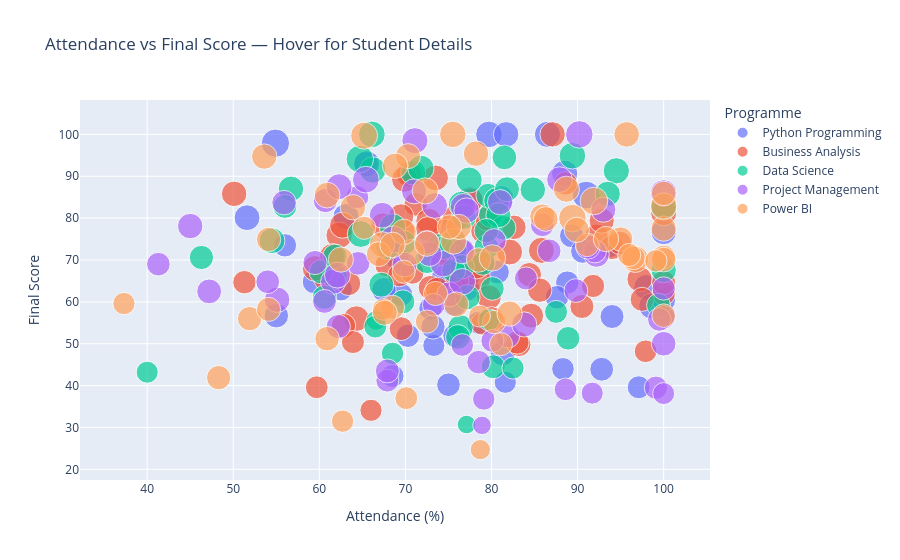

The cell this chart's notebook holds for it:
### Code cell
# ── INTERACTIVE SCATTER: Student Attendance vs Final Score ────────────────────
# Option B - Remove the trendline (No install needed)
# If you don't want to install anything, replace trendline='ols' with nothing
fig = px.scatter(students, x='Attendance_Pct', y='Final_Score',
                 color='Programme', size='Total_Score',
                 hover_data=['Student_ID','Grade','Completion_Status'],
                 title='Attendance vs Final Score — Hover for Student Details',
                 labels={'Attendance_Pct':'Attendance (%)','Final_Score':'Final Score'})
fig.show()

### Figure 1 — Plotly figure (JSON) as saved in the notebook; plotly's stock layout.template omitted (floating-point values rounded to 4 significant figures; data arrays with more than 128 entries replaced by an {"elided": "..."} marker saying what was removed)
{"data": [{"customdata": {"elided": "54x3 str values"}, "hovertemplate": "Programme=Python Programming<br>Attendance (%)=%{x}<br>Final Score=%{y}<br>Total_Score=%{marker.size}<br>Student_ID=%{customdata[0]}<br>Grade=%{customdata[1]}<br>Completion_Status=%{customdata[2]}<extra></extra>", "legendgroup": "Python Programming", "marker": {"color": "#636efa", "size": [63.1, 63.4, 78.2, 62.3, 73.3, 77.1, 88.1, 63.4, 71.1, 79.9, 73.4, 66.0, 53.5, 62.6, 71.4, 75.7, 61.2, 62.2, 64.0, 64.4, 69.3, 78.1, 62.9, 60.2, 65.8, 56.1, 78.9, 73.9, 76.0, 65.5, 59.7, 61.6, 65.2, 61.3, 58.2, 90.8, 77.5, 60.5, 62.1, 60.6, 70.9, 55.7, 68.2, 66.9, 64.4, 59.9, 60.9, 70.0, 68.1, 75.9, 74.1, 62.9, 67.0, 77.4], "sizemode": "area", "sizeref": 0.227, "symbol": "circle"}, "mode": "markers", "name": "Python Programming", "orientation": "v", "showlegend": true, "type": "scatter", "x": [100.0, 75.0, 77.1, 70.3, 100.0, 63.1, 91.0, 80.7, 81.3, 79.7, 98.0, 89.3, 93.8, 75.7, 74.6, 98.6, 72.9, 88.8, 75.7, 92.8, 75.4, 88.5, 69.1, 74.1, 77.4, 81.6, 77.5, 74.5, 81.1, 94.0, 76.6, 69.5, 59.4, 62.5, 88.3, 54.9, 86.5, 68.5, 56.0, 61.6, 79.0, 73.3, 55.0, 90.6, 100.0, 97.1, 78.5, 65.4, 67.5, 51.6, 81.7, 87.6, 73.2, 65.5], "xaxis": "x", "y": [57.0, 40.2, 63.3, 51.9, 76.7, 80.4, 85.5, 67.1, 47.7, 100.0, 63.5, 75.8, 73.2, 51.9, 63.7, 59.0, 58.4, 64.6, 59.3, 43.9, 70.9, 90.7, 70.3, 62.4, 66.6, 40.8, 84.4, 65.9, 84.7, 56.5, 72.1, 61.7, 64.8, 63.0, 44.0, 97.9, 100.0, 42.3, 73.5, 70.7, 69.6, 49.6, 56.7, 72.1, 60.4, 39.6, 55.0, 92.9, 62.9, 80.1, 100.0, 61.1, 54.0, 93.0], "yaxis": "y"}, {"customdata": {"elided": "63x3 str values"}, "hovertemplate": "Programme=Business Analysis<br>Attendance (%)=%{x}<br>Final Score=%{y}<br>Total_Score=%{marker.size}<br>Student_ID=%{customdata[0]}<br>Grade=%{customdata[1]}<br>Completion_Status=%{customdata[2]}<extra></extra>", "legendgroup": "Business Analysis", "marker": {"color": "#EF553B", "size": [75.6, 79.1, 71.8, 61.3, 61.1, 63.5, 68.3, 74.9, 66.7, 73.1, 75.0, 68.2, 74.8, 68.0, 59.0, 78.4, 56.1, 63.2, 77.3, 73.5, 62.3, 74.7, 77.1, 58.4, 67.9, 63.3, 75.6, 69.4, 65.1, 61.7, 75.2, 64.2, 67.1, 61.3, 59.1, 65.8, 66.0, 77.3, 78.9, 68.0, 71.3, 73.1, 77.9, 64.7, 62.7, 62.3, 71.0, 72.4, 66.7, 70.3, 69.2, 74.7, 67.9, 73.8, 60.5, 76.5, 72.7, 69.3, 62.2, 69.1, 70.4, 65.8, 67.0], "sizemode": "area", "sizeref": 0.227, "symbol": "circle"}, "mode": "markers", "name": "Business Analysis", "orientation": "v", "showlegend": true, "type": "scatter", "x": [78.4, 62.3, 74.1, 92.2, 67.8, 100.0, 77.6, 60.8, 94.0, 97.2, 70.4, 82.6, 59.5, 72.9, 78.9, 79.1, 66.0, 88.6, 85.8, 87.1, 69.3, 64.3, 62.7, 97.9, 62.8, 76.0, 73.5, 79.7, 83.2, 70.8, 69.6, 71.2, 84.4, 91.8, 59.7, 90.5, 73.7, 69.9, 75.8, 78.3, 100.0, 61.5, 100.0, 69.5, 51.3, 83.0, 84.6, 92.8, 100.0, 67.4, 74.7, 72.7, 85.6, 50.1, 63.9, 82.1, 69.5, 80.0, 94.9, 72.6, 79.5, 97.5, 63.4], "xaxis": "x", "y": [65.6, 75.9, 71.6, 75.8, 68.8, 62.0, 84.3, 65.6, 73.0, 65.4, 90.5, 77.8, 68.0, 63.4, 54.8, 77.0, 34.1, 88.3, 72.3, 100.0, 66.4, 56.0, 78.3, 48.2, 54.3, 65.0, 89.6, 61.1, 49.8, 67.0, 76.9, 83.3, 66.5, 63.8, 39.6, 58.9, 63.0, 89.3, 80.0, 68.4, 82.9, 70.9, 81.3, 53.6, 64.7, 50.3, 56.7, 79.4, 64.6, 78.3, 76.8, 79.3, 62.8, 85.8, 50.4, 71.9, 80.4, 55.9, 74.1, 77.4, 79.9, 60.6, 64.4], "yaxis": "y"}, {"customdata": {"elided": "60x3 str values"}, "hovertemplate": "Programme=Data Science<br>Attendance (%)=%{x}<br>Final Score=%{y}<br>Total_Score=%{marker.size}<br>Student_ID=%{customdata[0]}<br>Grade=%{customdata[1]}<br>Completion_Status=%{customdata[2]}<extra></extra>", "legendgroup": "Data Science", "marker": {"color": "#00cc96", "size": [55.3, 78.5, 45.8, 73.1, 73.6, 70.7, 81.4, 69.2, 72.9, 76.8, 62.3, 73.0, 72.0, 79.8, 65.9, 67.4, 75.9, 75.6, 80.7, 67.7, 69.5, 65.4, 55.2, 73.9, 72.8, 55.8, 67.4, 86.0, 74.3, 65.2, 62.0, 60.0, 76.0, 63.9, 62.4, 77.5, 69.5, 74.0, 80.9, 70.7, 65.1, 71.9, 67.0, 67.6, 65.7, 70.8, 65.1, 67.1, 63.3, 64.6, 59.8, 70.1, 78.5, 80.5, 57.1, 63.0, 70.2, 39.3, 67.9, 65.6], "sizemode": "area", "sizeref": 0.227, "symbol": "circle"}, "mode": "markers", "name": "Data Science", "orientation": "v", "showlegend": true, "type": "scatter", "x": [79.7, 94.5, 66.6, 76.4, 61.8, 67.2, 64.8, 81.5, 100.0, 76.5, 73.9, 77.2, 70.9, 66.2, 60.2, 61.8, 54.5, 100.0, 68.5, 79.9, 79.4, 80.2, 40.0, 84.8, 93.5, 82.5, 79.6, 64.7, 72.5, 75.6, 75.8, 87.5, 80.6, 80.1, 74.4, 77.4, 81.4, 56.7, 66.1, 76.8, 79.0, 80.8, 46.3, 60.6, 69.7, 81.8, 56.0, 76.6, 88.9, 99.4, 66.5, 76.1, 71.8, 89.4, 68.5, 67.9, 69.8, 77.1, 79.4, 75.6], "xaxis": "x", "y": [55.7, 91.3, 55.6, 53.9, 66.0, 64.1, 76.2, 94.5, 67.6, 83.3, 73.5, 61.1, 90.9, 91.5, 67.2, 70.9, 74.6, 82.6, 77.9, 80.7, 73.0, 44.5, 43.2, 86.8, 85.8, 44.2, 85.4, 94.1, 69.8, 74.6, 72.3, 57.6, 84.2, 63.2, 72.9, 89.1, 77.7, 87.0, 100.0, 80.3, 69.2, 80.7, 70.6, 61.1, 60.0, 86.9, 82.8, 68.4, 51.3, 59.2, 54.1, 51.6, 91.9, 94.9, 47.7, 72.9, 74.1, 30.7, 77.0, 67.5], "yaxis": "y"}, {"customdata": {"elided": "61x3 str values"}, "hovertemplate": "Programme=Project Management<br>Attendance (%)=%{x}<br>Final Score=%{y}<br>Total_Score=%{marker.size}<br>Student_ID=%{customdata[0]}<br>Grade=%{customdata[1]}<br>Completion_Status=%{customdata[2]}<extra></extra>", "legendgroup": "Project Management", "marker": {"color": "#ab63fa", "size": [84.9, 68.2, 79.9, 66.8, 72.6, 75.5, 63.8, 62.1, 63.3, 86.0, 73.8, 74.9, 71.0, 64.6, 75.2, 70.0, 63.6, 75.7, 72.2, 57.0, 71.3, 66.7, 72.0, 73.6, 77.2, 80.1, 62.0, 63.4, 39.0, 73.6, 70.0, 59.9, 61.4, 73.4, 72.2, 55.3, 60.6, 58.3, 69.0, 78.3, 69.2, 60.5, 59.9, 58.8, 66.6, 71.1, 65.2, 64.2, 63.8, 62.1, 66.8, 81.1, 66.4, 58.3, 76.6, 54.8, 64.6, 76.4, 63.3, 63.2, 64.3], "sizemode": "area", "sizeref": 0.227, "symbol": "circle"}, "mode": "markers", "name": "Project Management", "orientation": "v", "showlegend": true, "type": "scatter", "x": [68.6, 55.9, 100.0, 60.7, 81.0, 73.4, 81.9, 100.0, 64.5, 90.2, 55.1, 87.9, 71.0, 89.8, 67.3, 69.9, 85.9, 76.7, 61.6, 79.1, 75.1, 80.3, 83.8, 92.2, 71.1, 76.6, 92.0, 41.3, 78.9, 45.0, 47.2, 67.9, 99.1, 77.1, 76.6, 91.7, 64.4, 76.6, 100.0, 74.4, 72.8, 84.0, 80.1, 73.3, 62.2, 93.0, 67.9, 54.0, 86.7, 100.0, 91.2, 65.4, 59.5, 88.6, 62.3, 100.0, 60.6, 62.1, 99.5, 78.5, 72.5], "xaxis": "x", "y": [74.9, 83.7, 86.0, 84.2, 83.8, 83.0, 51.8, 56.3, 69.2, 100.0, 60.5, 89.2, 86.4, 62.7, 80.7, 68.9, 78.4, 82.8, 64.8, 36.8, 61.8, 74.6, 54.6, 71.3, 98.5, 64.8, 72.1, 69.0, 30.5, 78.1, 62.5, 41.2, 39.5, 81.8, 72.1, 38.2, 85.0, 49.7, 50.0, 69.1, 71.4, 65.6, 50.7, 59.3, 54.1, 82.0, 43.5, 64.8, 72.2, 63.2, 73.1, 89.2, 69.4, 39.1, 87.5, 38.1, 60.1, 66.4, 55.8, 45.6, 74.2], "yaxis": "y"}, {"customdata": {"elided": "62x3 str values"}, "hovertemplate": "Programme=Power BI<br>Attendance (%)=%{x}<br>Final Score=%{y}<br>Total_Score=%{marker.size}<br>Student_ID=%{customdata[0]}<br>Grade=%{customdata[1]}<br>Completion_Status=%{customdata[2]}<extra></extra>", "legendgroup": "Power BI", "marker": {"color": "#FFA15A", "size": [77.9, 86.8, 72.9, 68.4, 60.4, 73.8, 61.6, 77.6, 61.3, 77.8, 46.7, 79.7, 62.3, 77.9, 82.7, 75.6, 86.6, 56.7, 67.7, 66.4, 60.4, 63.6, 64.9, 80.4, 72.1, 75.1, 62.7, 74.4, 67.4, 70.9, 63.2, 67.3, 69.3, 73.7, 71.5, 73.2, 70.6, 67.9, 66.2, 72.7, 66.5, 73.1, 79.4, 79.4, 60.3, 72.9, 56.6, 71.4, 53.2, 56.3, 69.4, 68.5, 73.5, 67.0, 54.6, 72.2, 73.4, 59.5, 74.0, 71.3, 68.4, 72.9], "sizemode": "area", "sizeref": 0.227, "symbol": "circle"}, "mode": "markers", "name": "Power BI", "orientation": "v", "showlegend": true, "type": "scatter", "x": [70.7, 91.9, 100.0, 78.5, 81.1, 63.9, 72.5, 88.7, 65.2, 72.3, 78.7, 75.5, 80.3, 75.6, 65.2, 60.9, 89.4, 62.7, 95.0, 68.5, 69.8, 100.0, 100.0, 96.7, 76.2, 67.3, 96.5, 95.7, 51.9, 75.9, 91.1, 54.1, 100.0, 78.2, 85.9, 53.6, 66.9, 75.1, 54.1, 89.9, 73.5, 93.3, 80.1, 100.0, 96.0, 72.5, 99.1, 70.3, 67.4, 37.3, 86.3, 60.9, 69.8, 48.3, 78.6, 62.5, 68.8, 70.1, 68.5, 67.6, 100.0, 82.1], "xaxis": "x", "y": [71.8, 84.1, 77.5, 70.0, 49.9, 82.6, 55.3, 86.9, 77.7, 86.5, 24.7, 100.0, 55.2, 74.5, 99.7, 85.5, 80.0, 31.5, 75.0, 58.7, 67.2, 56.7, 70.7, 70.2, 77.9, 73.7, 70.5, 100.0, 56.0, 59.4, 73.6, 74.9, 70.1, 95.4, 80.4, 94.7, 71.4, 77.9, 58.2, 77.2, 62.0, 75.0, 70.5, 82.9, 71.2, 73.9, 69.8, 94.8, 58.2, 59.6, 79.8, 51.2, 76.7, 41.9, 56.6, 70.1, 92.5, 37.0, 73.6, 57.4, 85.9, 57.2], "yaxis": "y"}], "layout": {"legend": {"itemsizing": "constant", "title": {"text": "Programme"}, "tracegroupgap": 0}, "title": {"text": "Attendance vs Final Score — Hover for Student Details"}, "xaxis": {"anchor": "y", "domain": [0, 1], "title": {"text": "Attendance (%)"}}, "yaxis": {"anchor": "x", "domain": [0, 1], "title": {"text": "Final Score"}}}}
